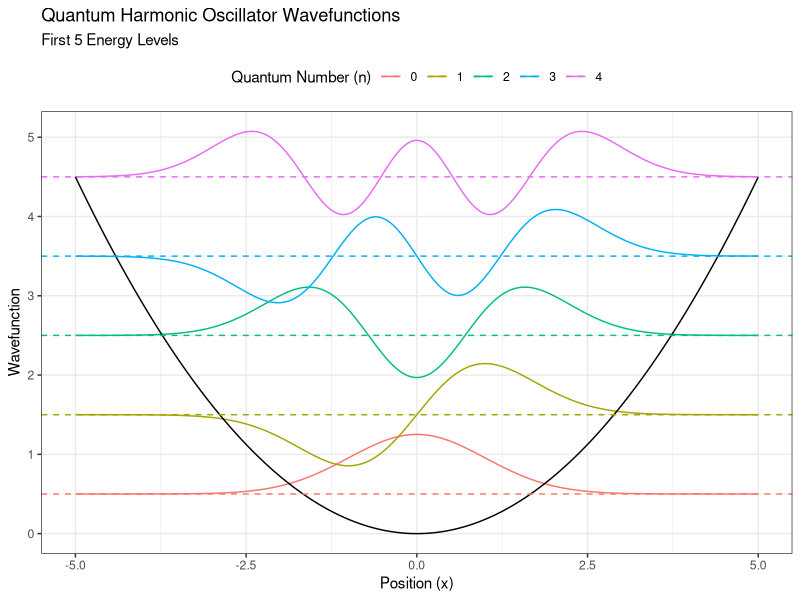
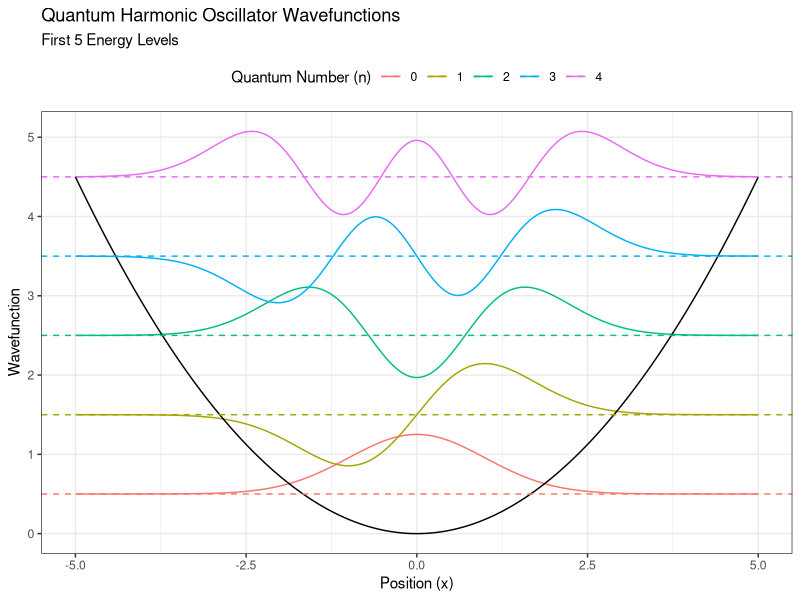

These figures' R source, in order:
# Load necessary libraries
library(ggplot2)

# Define the Hermite polynomial H_n(x)
hermite <- function(n, x) {
  if (n == 0) {
    return(1)
  } else if (n == 1) {
    return(2 * x)
  } else {
    return(2 * x * hermite(n - 1, x) - 2 * (n - 1) * hermite(n - 2, x))
  }
}

# Normalize the wavefunction
normalize_wavefunction <- function(n) {
  return(1 / sqrt(2^n * factorial(n) * sqrt(pi)))
}

# Define the wavefunction for the quantum harmonic oscillator
wavefunction <- function(n, x) {
  N_n <- normalize_wavefunction(n)
  return(N_n * exp(-x^2 / 2) * hermite(n, x))
}

# Set the range for x values (the space where the wavefunctions are plotted)
x_vals <- seq(-5, 5, length.out = 1000)

# Set the quantum numbers for the first five levels
n_levels <- 0:4

# Compute the wavefunctions and energy levels
energy_levels <- (n_levels + 0.5)
wavefunctions <- sapply(n_levels, function(n) wavefunction(n, x_vals))

# Potential curve for the quantum harmonic oscillator (V(x) = 0.5 * x^2)
potential_curve <- 0.5 * x_vals^2

# Create a data frame for plotting
data <- data.frame(
  x = rep(x_vals, times = length(n_levels)),
  y = c(wavefunctions) + rep(energy_levels, each = length(x_vals)),  # Shift wavefunctions by their energy levels
  n = factor(rep(n_levels, each = length(x_vals))),
  p = potential_curve/max(potential_curve)*max(energy_levels),
  energy = rep(energy_levels, each = length(x_vals))
)

# Plot the wavefunctions and annotate the energy levels
ggplot(data, aes(x = x, y = y, color = n)) +
  geom_line() +
  # Add the potential energy curve
  geom_line(aes(x = x, y = p), color = "black") +
  # Add horizontal lines for each energy level in the same color as the wavefunction
  geom_hline(aes(yintercept = energy, color = n), linetype = "dashed") +
  labs(title = "Quantum Harmonic Oscillator Wavefunctions",
       subtitle = "First 5 Energy Levels",
       x = "Position (x)", y = "Wavefunction",
       color = "Quantum Number (n)") +
  theme_bw() +
  theme(legend.position = "top")

# Save the plot as a PNG file
ggsave("qho.png", width = 8, height = 8, dpi = 300)